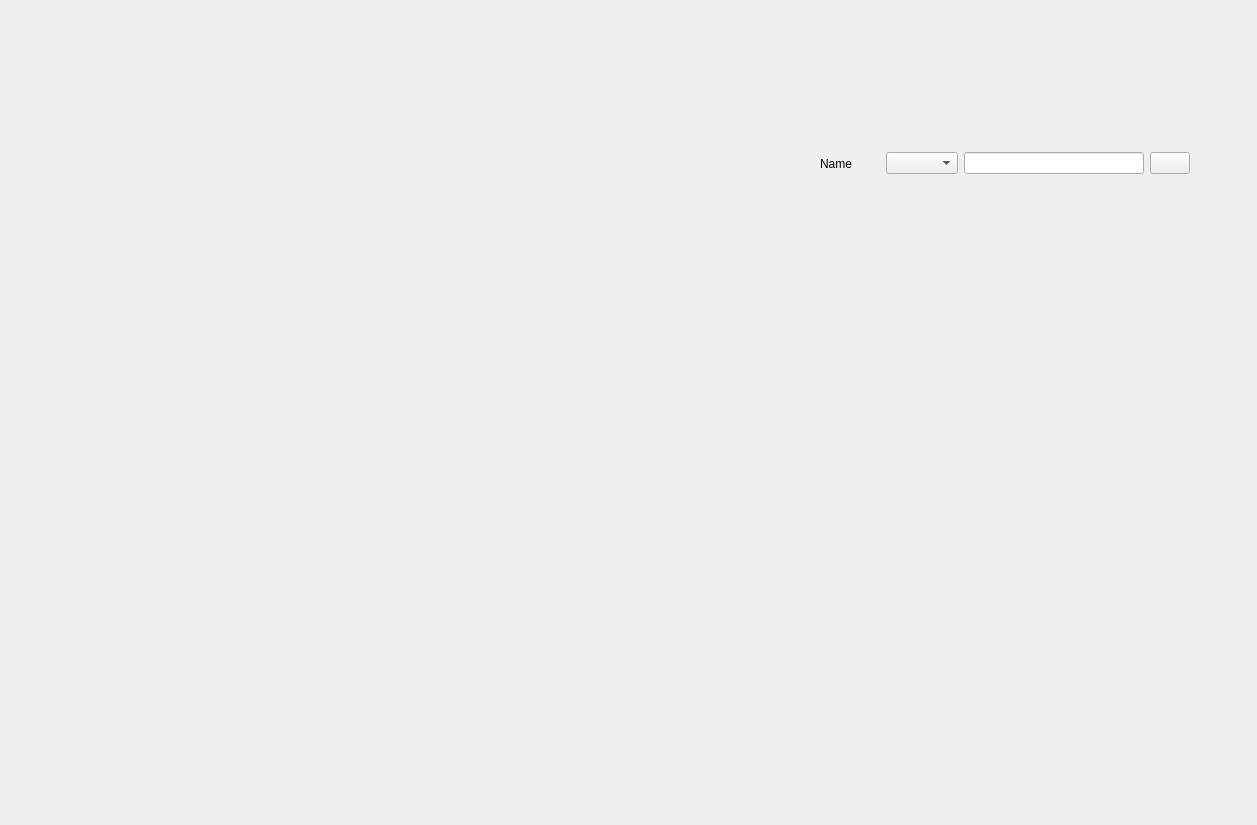
<?xml version="1.0" encoding="UTF-8"?>
<ui version="4.0">
 <class>SVDBConstructionOpaqueEditWidget</class>
 <widget class="QWidget" name="SVDBConstructionOpaqueEditWidget">
  <property name="geometry">
   <rect>
    <x>0</x>
    <y>0</y>
    <width>1257</width>
    <height>825</height>
   </rect>
  </property>
  <property name="windowTitle">
   <string>Form</string>
  </property>
  <widget class="QWidget" name="layoutWidget">
   <property name="geometry">
    <rect>
     <x>820</x>
     <y>150</y>
     <width>370</width>
     <height>27</height>
    </rect>
   </property>
   <layout class="QHBoxLayout" name="horizontalLayout">
    <item>
     <widget class="QLabel" name="labelDisplayName">
      <property name="minimumSize">
       <size>
        <width>60</width>
        <height>0</height>
       </size>
      </property>
      <property name="text">
       <string>Name</string>
      </property>
     </widget>
    </item>
    <item>
     <widget class="QComboBox" name="comboBoxLanguage"/>
    </item>
    <item>
     <widget class="QLineEdit" name="lineEditDisplayName"/>
    </item>
    <item>
     <widget class="QtExt::ColorButton" name="pushButtonOpaqueConstructionColor">
      <property name="sizePolicy">
       <sizepolicy hsizetype="Fixed" vsizetype="Fixed">
        <horstretch>0</horstretch>
        <verstretch>0</verstretch>
       </sizepolicy>
      </property>
     </widget>
    </item>
   </layout>
  </widget>
 </widget>
 <customwidgets>
  <customwidget>
   <class>QtExt::ColorButton</class>
   <extends>QPushButton</extends>
   <header location="global">QtExt_ColorButton.h</header>
  </customwidget>
 </customwidgets>
 <resources/>
 <connections/>
</ui>
